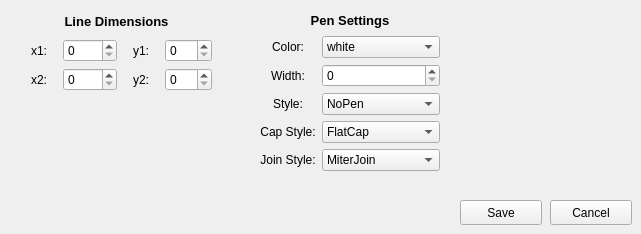
          <widget class="QWidget" name="editLine">
           <widget class="QPushButton" name="editLineCancel">
            <property name="geometry">
             <rect>
              <x>550</x>
              <y>200</y>
              <width>82</width>
              <height>25</height>
             </rect>
            </property>
            <property name="text">
             <string>Cancel</string>
            </property>
           </widget>
           <widget class="QPushButton" name="editLineSave">
            <property name="geometry">
             <rect>
              <x>460</x>
              <y>200</y>
              <width>82</width>
              <height>25</height>
             </rect>
            </property>
            <property name="text">
             <string>Save</string>
            </property>
           </widget>
           <widget class="QWidget" name="layoutWidget_58">
            <property name="geometry">
             <rect>
              <x>260</x>
              <y>10</y>
              <width>180</width>
              <height>161</height>
             </rect>
            </property>
            <layout class="QGridLayout" name="editLinePenSettings">
             <item row="1" column="0">
              <widget class="QLabel" name="label_327">
               <property name="text">
                <string>Color:</string>
               </property>
               <property name="alignment">
                <set>Qt::AlignCenter</set>
               </property>
              </widget>
             </item>
             <item row="1" column="1">
              <widget class="QComboBox" name="editLinePenColor">
               <item>
                <property name="text">
                 <string>white</string>
                </property>
               </item>
               <item>
                <property name="text">
                 <string>black</string>
                </property>
               </item>
               <item>
                <property name="text">
                 <string>red</string>
                </property>
               </item>
               <item>
                <property name="text">
                 <string>green</string>
                </property>
               </item>
               <item>
                <property name="text">
                 <string>blue</string>
                </property>
               </item>
               <item>
                <property name="text">
                 <string>cyan</string>
                </property>
               </item>
               <item>
                <property name="text">
                 <string>magenta</string>
                </property>
               </item>
               <item>
                <property name="text">
                 <string>yellow</string>
                </property>
               </item>
               <item>
                <property name="text">
                 <string>gray</string>
                </property>
               </item>
              </widget>
             </item>
             <item row="2" column="1">
              <widget class="QSpinBox" name="editLinePenWidth">
               <property name="maximum">
                <number>20</number>
               </property>
              </widget>
             </item>
             <item row="2" column="0">
              <widget class="QLabel" name="label_328">
               <property name="text">
                <string>Width:</string>
               </property>
               <property name="alignment">
                <set>Qt::AlignCenter</set>
               </property>
              </widget>
             </item>
             <item row="3" column="0">
              <widget class="QLabel" name="label_329">
               <property name="text">
                <string>Style:</string>
               </property>
               <property name="alignment">
                <set>Qt::AlignCenter</set>
               </property>
              </widget>
             </item>
             <item row="4" column="1">
              <widget class="QComboBox" name="editLineCapStyle">
               <item>
                <property name="text">
                 <string>FlatCap</string>
                </property>
               </item>
               <item>
                <property name="text">
                 <string>SquareCap</string>
                </property>
               </item>
               <item>
                <property name="text">
                 <string>RoundCap</string>
                </property>
               </item>
              </widget>
             </item>
             <item row="5" column="0">
              <widget class="QLabel" name="label_330">
               <property name="text">
                <string>Join Style:</string>
               </property>
               <property name="alignment">
                <set>Qt::AlignCenter</set>
               </property>
              </widget>
             </item>
             <item row="4" column="0">
              <widget class="QLabel" name="label_331">
               <property name="text">
                <string>Cap Style:</string>
               </property>
               <property name="alignment">
                <set>Qt::AlignCenter</set>
               </property>
              </widget>
             </item>
             <item row="0" column="0" colspan="2">
              <widget class="QLabel" name="label_332">
               <property name="font">
                <font>
                 <pointsize>10</pointsize>
                 <weight>75</weight>
                 <bold>true</bold>
                </font>
               </property>
               <property name="text">
                <string>Pen Settings</string>
               </property>
               <property name="alignment">
                <set>Qt::AlignCenter</set>
               </property>
              </widget>
             </item>
             <item row="5" column="1">
              <widget class="QComboBox" name="editLineJoinStyle">
               <item>
                <property name="text">
                 <string>MiterJoin</string>
                </property>
               </item>
               <item>
                <property name="text">
                 <string>BevelJoin</string>
                </property>
               </item>
               <item>
                <property name="text">
                 <string>RoundJoin</string>
                </property>
               </item>
              </widget>
             </item>
             <item row="3" column="1">
              <widget class="QComboBox" name="editLinePenStyle">
               <item>
                <property name="text">
                 <string>NoPen</string>
                </property>
               </item>
               <item>
                <property name="text">
                 <string>SolidLine</string>
                </property>
               </item>
               <item>
                <property name="text">
                 <string>DashLine</string>
                </property>
               </item>
               <item>
                <property name="text">
                 <string>DotLine</string>
                </property>
               </item>
               <item>
                <property name="text">
                 <string>DashDotLine</string>
                </property>
               </item>
               <item>
                <property name="text">
                 <string>DashDotDotLine</string>
                </property>
               </item>
              </widget>
             </item>
            </layout>
           </widget>
           <widget class="QWidget" name="layoutWidget_5">
            <property name="geometry">
             <rect>
              <x>21</x>
              <y>10</y>
              <width>191</width>
              <height>81</height>
             </rect>
            </property>
            <layout class="QGridLayout" name="editLineDimensions">
             <item row="1" column="0">
              <widget class="QLabel" name="label_7">
               <property name="text">
                <string>x1:</string>
               </property>
               <property name="alignment">
                <set>Qt::AlignCenter</set>
               </property>
              </widget>
             </item>
             <item row="1" column="1">
              <widget class="QSpinBox" name="editLinex1">
               <property name="maximum">
                <number>1000</number>
               </property>
              </widget>
             </item>
             <item row="2" column="3">
              <widget class="QSpinBox" name="editLiney2">
               <property name="maximum">
                <number>500</number>
               </property>
              </widget>
             </item>
             <item row="1" column="2">
              <widget class="QLabel" name="label_8">
               <property name="text">
                <string>y1:</string>
               </property>
               <property name="alignment">
                <set>Qt::AlignCenter</set>
               </property>
              </widget>
             </item>
             <item row="1" column="3">
              <widget class="QSpinBox" name="editLiney1">
               <property name="maximum">
                <number>500</number>
               </property>
              </widget>
             </item>
             <item row="2" column="0">
              <widget class="QLabel" name="label_10">
               <property name="text">
                <string>x2:</string>
               </property>
               <property name="alignment">
                <set>Qt::AlignCenter</set>
               </property>
              </widget>
             </item>
             <item row="2" column="2">
              <widget class="QLabel" name="label_11">
               <property name="text">
                <string>y2:</string>
               </property>
               <property name="alignment">
                <set>Qt::AlignCenter</set>
               </property>
              </widget>
             </item>
             <item row="2" column="1">
              <widget class="QSpinBox" name="editLinex2">
               <property name="alignment">
                <set>Qt::AlignLeading|Qt::AlignLeft|Qt::AlignVCenter</set>
               </property>
               <property name="maximum">
                <number>1000</number>
               </property>
              </widget>
             </item>
             <item row="0" column="0" colspan="4">
              <widget class="QLabel" name="label_12">
               <property name="font">
                <font>
                 <pointsize>10</pointsize>
                 <weight>75</weight>
                 <bold>true</bold>
                </font>
               </property>
               <property name="text">
                <string>Line Dimensions</string>
               </property>
               <property name="alignment">
                <set>Qt::AlignCenter</set>
               </property>
              </widget>
             </item>
            </layout>
           </widget>
          </widget>
